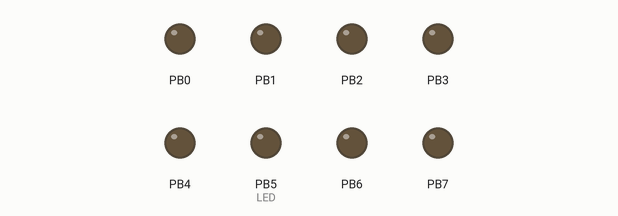
This program was run on a simulated ATmega328P, built with avr-gcc and emulated at 16 MHz. On the bench: output pins drawn as LEDs (lit = HIGH).

Above: at 0.3 s.
At 5.9 s:
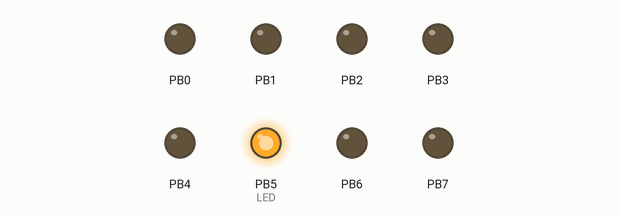
Timing chart, 0 to 7.2 s (numbered marks = the images above):
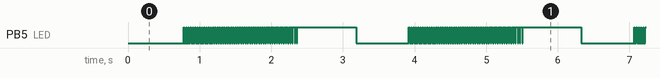

The program:

main.c
```c
/*
 * PWM_PB5.c
 *
 * Created: 18/09/2020 09:58:38
 * Author : Alysson Hyago Pereira de Oliveira
 * Matricula: 119210495
 */


#define F_CPU 16000000UL //define frequencia do microcontrolador 16MHz

#include <avr/io.h>
#include <util/delay.h>

#define LED PB5

// --- Definições de macros - empregadas para trabalhar com os bits ---

#define set_bit(Y,bit_x) (Y|=(1<<bit_x)) // ativa o bit x da variavel Y (coloca 1)

#define clr_bit(Y,bit_x) (Y&=~(1<<bit_x)) // limpa o bit X da variavel Y (coloca 0)

// -- Protótipo da função delay --
void delay_ms(uint16_t count);

int main(void)
{
	double T = 32;			// periodo
	double t_off = 0;	   //tempo desligado
	double t_on = 0;	  //tempo ligado
	double duty = 0;	 //dutycycle

	DDRB = 0xFF;	   // configura todos os pinos do PORTB como saídas

	while (1)
	{
			t_on = (duty * T)/100;
			set_bit(PORTB,LED);		 //Liga LED
			delay_ms(t_on);		    //atraso de 200 ms

			t_off = T - t_on;
			clr_bit(PORTB,LED);	 //apaga o LED
			delay_ms(t_off);	//atraso de 200 ms

			if(duty<100)
			{
				duty = duty + 1;
			}

			else
			{
				duty = 0;
			}

	}

}


// -- Função delay --
void delay_ms(uint16_t count)
{
	while(count--)
	{
		_delay_ms(1);
	}
}
```

Measured:
- by itself, PB5 (LED): moves between LOW and HIGH, repeating every 3.1 s
